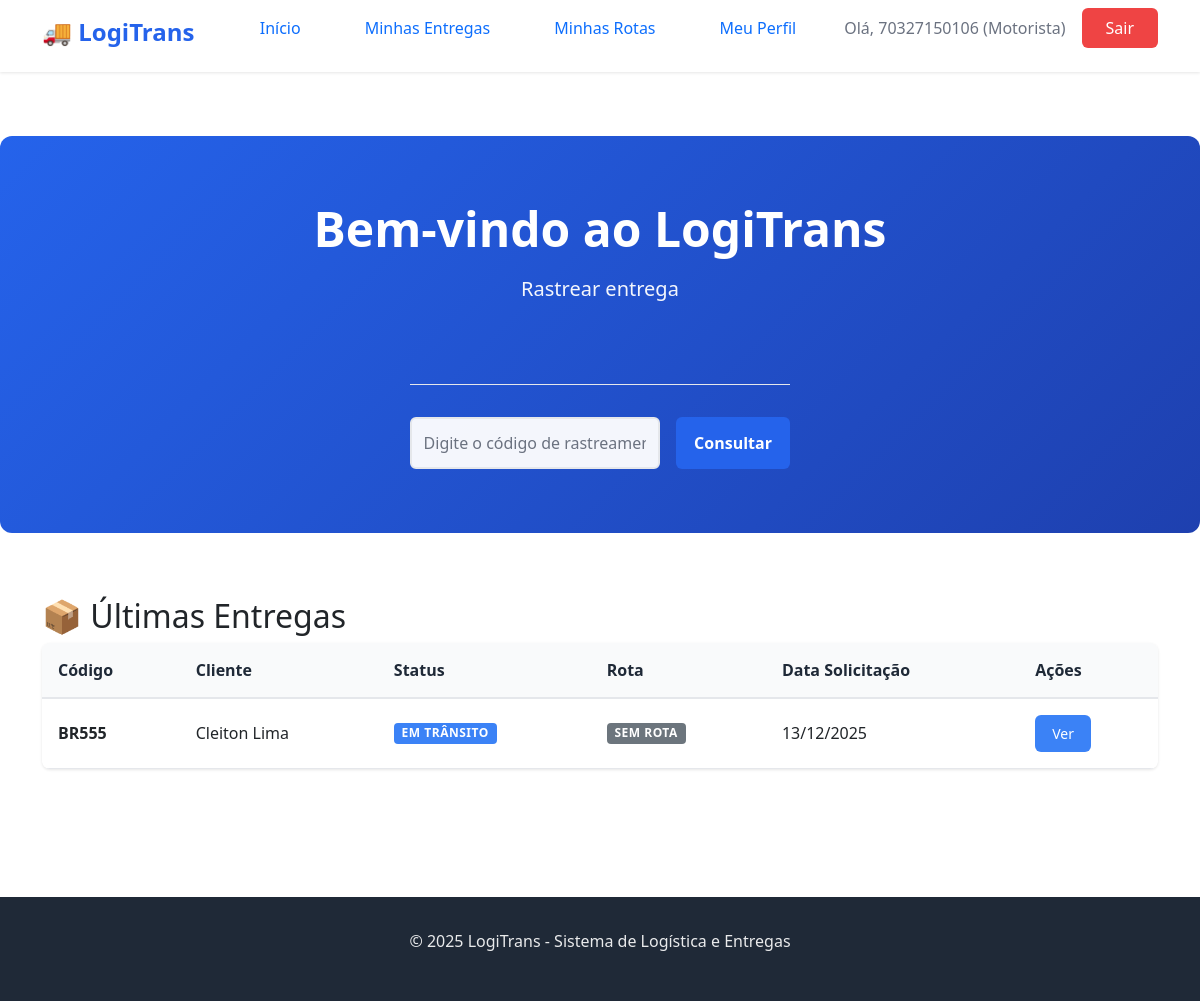
/ (signed in), run on the app's committed database.
### logistica/models.py (models this page shows, shortened)
class Entrega(models.Model):
    STATUS_ENTREGA = [
        ('pendente', 'Pendente'),
        ('em_transito', 'Em trânsito'),
        ('entregue', 'Entregue'),
        ('cancelada', 'Cancelada'),
        ('remarcada', 'Remarcada'),
    ]
    codigo_rastreio = models.CharField(max_length=20, unique=True)
    cliente = models.ForeignKey(Cliente, on_delete=models.CASCADE, related_name='entregas')
    endereco_origem = models.CharField(max_length=255)
    cep_origem = models.CharField(max_length=9)
    endereco_destino = models.CharField(max_length=255)
    cep_destino = models.CharField(max_length=9)
    status = models.CharField(max_length=20, choices=STATUS_ENTREGA, default='pendente')
    capacidade_necessaria = models.FloatField()
    valor_frete = models.DecimalField(max_digits=10, decimal_places=2)
    data_solicitacao = models.DateField(auto_now_add=True)
    data_entrega_prevista = models.DateField(null=True, blank=True)
    data_entrega_real = models.DateField(null=True, blank=True)
    obs = models.TextField(blank=True, null=True)
    motorista = models.ForeignKey(
        Motorista,
        on_delete=models.SET_NULL,
        null=True,
        blank=True,
        related_name='entregas'
    )
    rota = models.ForeignKey(
        Rota,
        on_delete=models.SET_NULL,
        null=True,
        blank=True,
        related_name='entregas',
        verbose_name='Rota'
    )
    class Meta:
        verbose_name = 'Entrega'
        verbose_name_plural = 'Entregas'
        ordering = ['-data_solicitacao']

class Cliente(models.Model):
    nome = models.CharField(max_length=100)
    email = models.EmailField(unique=True)
    telefone = models.CharField(max_length=100)
    class Meta:
        verbose_name = 'Cliente'
        verbose_name_plural = 'Clientes'
        ordering = ['nome']

### logistica/views.py (the view, shortened to what this page needs)
# urls.py: path('', views.home, name='home'),
def home(request):
    if not request.user.is_authenticated:
        return render(request, 'log/home.html', {})
    print(f"🔍 DEBUG home: Usuário {request.user.username}")
    print(f"🔍 DEBUG home: hasattr motorista_profile: {hasattr(request.user, 'motorista_profile')}")
    motorista = get_motorista_from_user(request.user)
    if motorista:
        print(f"✅ Home: Motorista detectado: {motorista.nome}")
    if request.user.is_staff:
        print(f"👑 Home: É administrador")
        context = {
            'total_entregas': Entrega.objects.count(),
            'entregas_pendentes': Entrega.objects.filter(status='pendente').count(),
            'entregas_em_transito': Entrega.objects.filter(status='em_transito').count(),
            'entregas_entregues': Entrega.objects.filter(status='entregue').count(),
            'entregas_sem_rota': Entrega.objects.filter(rota__isnull=True).count(),
            'total_motoristas': Motorista.objects.count(),
            'motoristas_disponiveis': Motorista.objects.filter(status='disponivel').count(),
            'total_veiculos': Veiculo.objects.count(),
            'veiculos_disponiveis': Veiculo.objects.filter(status='disponivel').count(),
            'rotas_ativas': Rota.objects.filter(status='em_andamento').count(),
            'entregas_recentes': Entrega.objects.all().select_related('cliente', 'motorista', 'rota').order_by(
                '-data_solicitacao')[:10],
        }
    elif motorista:
        print(f"🚚 Home: É motorista {motorista.nome}")
        context = {
            'total_entregas': Entrega.objects.filter(motorista=motorista).count(),
            'entregas_pendentes': Entrega.objects.filter(motorista=motorista, status='pendente').count(),
            'entregas_em_transito': Entrega.objects.filter(motorista=motorista, status='em_transito').count(),
            'entregas_entregues': Entrega.objects.filter(motorista=motorista, status='entregue').count(),
            'entregas_sem_rota': Entrega.objects.filter(motorista=motorista, rota__isnull=True).count(),
            'total_motoristas': 1,
            'motoristas_disponiveis': 1 if motorista.status == 'disponivel' else 0,
            'total_veiculos': Veiculo.objects.filter(motorista=motorista).count(),
            'veiculos_disponiveis': Veiculo.objects.filter(motorista=motorista, status='disponivel').count(),
            'rotas_ativas': Rota.objects.filter(motorista=motorista, status='em_andamento').count(),
            'entregas_recentes': Entrega.objects.filter(motorista=motorista).select_related('cliente', 'motorista',
                                                                                            'rota').order_by(
                '-data_solicitacao')[:10],
        }
    return render(request, 'log/home.html', context)

### logistica/context_processors.py (called while the page is built)
def user_permissions(request):
    context = {}
    if request.user.is_authenticated:
        context['is_admin'] = request.user.is_staff
        context['is_motorista'] = is_motorista(request.user)
        motorista = get_motorista_from_user(request.user)
        if motorista:
            context['user_motorista'] = motorista
            context['motorista_nome'] = motorista.nome
            context['motorista_id'] = motorista.id
        if request.user.is_staff:
            context['user_profile'] = 'admin'
        elif motorista:
            context['user_profile'] = 'motorista'
        else:
            context['user_profile'] = 'cliente'
    return context

### logistica/permissions.py (called while the page is built, shortened)
def is_motorista(user):
    if not user.is_authenticated:
        return False
    if hasattr(user, 'motorista_profile') and user.motorista_profile is not None:
        return True

def get_motorista_from_user(user):
    if not user.is_authenticated:
        return None
    if hasattr(user, 'motorista_profile') and user.motorista_profile:
        return user.motorista_profile

### logistica/templates/log/home.html (shortened to what this page needs)
{% extends 'log/base.html' %}
{% block content %}
<section class="hero">
    <div class="container">
        <div class="hero-content">
            <h1>Bem-vindo ao LogiTrans</h1>
            <p>Rastrear entrega</p>
            <div class="search-box">
                <form action="{% url 'buscar_entrega' %}" method="get" class="form-styled">
                    <div class="form-actions">
                        <input type="text" name="pesquisa" class="search-input" placeholder="Digite o código de rastreamento" required>
                        <button type="submit" class="btn-submit">Consultar</button>
                    </div>
                </form>
            </div>
        </div>
    </div>
</section>
{% if entregas_recentes %}
<section class="page-section">
    <div class="container">
        <h2>📦 Últimas Entregas</h2>
        <div class="table-container">
            <table class="data-table">
                <thead>
                    <tr>
                        <th>Código</th>
                        <th>Cliente</th>
                        <th>Status</th>
                        <th>Rota</th>
                        <th>Data Solicitação</th>
                        <th>Ações</th>
                    </tr>
                </thead>
                <tbody>
                    {% for entrega in entregas_recentes %}
                    <tr>
                        <td><strong>{{ entrega.codigo_rastreio }}</strong></td>
                        <td>{{ entrega.cliente.nome }}</td>
                        <td>
                            {% if entrega.status == 'pendente' %}
                                <span class="badge badge-warning">Pendente</span>
                            {% elif entrega.status == 'em_transito' %}
                                <span class="badge badge-info">Em Trânsito</span>
                            {% elif entrega.status == 'entregue' %}
                                <span class="badge badge-success">Entregue</span>
                            {% elif entrega.status == 'cancelada' %}
                                <span class="badge badge-danger">Cancelada</span>
                            {% else %}
                                <span class="badge">{{ entrega.get_status_display }}</span>
                            {% endif %}
                        </td>
                        <td>
                            {% if entrega.rota %}
                                <a href="{% url 'lista_entregas' entrega.rota.id %}">{{ entrega.rota.nome }}</a>
                            {% else %}
                                <span class="badge badge-secondary">Sem rota</span>
                            {% endif %}
                        </td>
                        <td>{{ entrega.data_solicitacao|date:"d/m/Y" }}</td>
                        <td>
                            <a href="{% url 'atualizar_entrega' entrega.id %}" class="btn-action btn-edit">Ver</a>
                        </td>
                    </tr>
                    {% endfor %}
                </tbody>
            </table>
        </div>
    </div>
</section>
{% endif %}
{% endblock %}

### logistica/templates/log/base.html (shortened to what this page needs)
{% load static %}
<html lang="pt-BR">
<head>
    <link rel="stylesheet" href="{% static 'log/style.css' %}">
    <link href="https://cdn.jsdelivr.net/npm/bootstrap@5.0.0-beta2/dist/css/bootstrap.min.css" rel="stylesheet">
</head>
<body>
    <nav class="navbar">
        <div class="container">
            <div class="nav-brand">
                <h1>🚚 LogiTrans</h1>
            </div>
            <ul class="nav-menu">
                <li><a href="{% url 'home' %}" class="nav-link">Início</a></li>
                {% if user.is_authenticated %}
                    {% if user.is_staff %}
                        <li><a href="{% url 'list_entrega' %}" class="nav-link">Entregas</a></li>
                        <li><a href="{% url 'list_rota' %}" class="nav-link">Rotas</a></li>
                        <li><a href="{% url 'list_motorista' %}" class="nav-link">Motoristas</a></li>
                        <li><a href="{% url 'list_veiculo' %}" class="nav-link">Veículos</a></li>
                        <li><a href="{% url 'list_cliente' %}" class="nav-link">Clientes</a></li>
                    {% elif user.perfil.tipo_usuario == 'motorista' or user_motorista %}
                        <li><a href="{% url 'list_entrega' %}" class="nav-link">Minhas Entregas</a></li>
                        <li><a href="{% url 'list_rota' %}" class="nav-link">Minhas Rotas</a></li>
                        {% if user_motorista %}
            <li><a href="{% url 'atualizar_motorista' user_motorista.id %}" class="nav-link">Meu Perfil</a></li>
                        {% endif %}
                    {% else %}
                        <li><a href="{% url 'buscar_entrega' %}" class="nav-link">Rastrear Entrega</a></li>
                    {% endif %}
                    <li class="user-info">
                        <span>Olá, {{ user.username }}
                            {% if user.is_staff %}(Admin) {% elif user.perfil.tipo_usuario == 'motorista' %}
                                (Motorista)
                            {% endif %}
                        </span>
                        <a href="{% url 'logout' %}" class="btn-logout">Sair</a>
            {% else %}
                <li><a href="{% url 'login' %}" class="btn-login">Entrar</a></li>
            {% endif %}
            </ul>
        </div>
    </nav>
    <main class="main-content">
        {% block content %}
        {% endblock %}
    </main>
    <footer class="footer">
        <div class="container">
            <p>&copy; 2025 LogiTrans - Sistema de Logística e Entregas</p>
        </div>
    </footer>
</body>
</html>

### data on the page
Entrega: codigo_rastreio "BR555", cliente.nome "Cleiton Lima", status "EM TRÂNSITO", shows "SEM ROTA", data_solicitacao "13/12/2025"

### other printed values
{{ user.username }} "70327150106"
